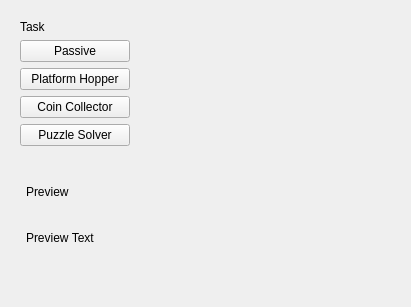
<?xml version="1.0" encoding="UTF-8"?>
<ui version="4.0">
 <class>TaskTab</class>
 <widget class="QWidget" name="TaskTab">
  <property name="geometry">
   <rect>
    <x>0</x>
    <y>0</y>
    <width>411</width>
    <height>307</height>
   </rect>
  </property>
  <property name="windowTitle">
   <string>Form</string>
  </property>
  <layout class="QGridLayout" name="gridLayout">
   <item row="0" column="0">
    <widget class="QWidget" name="widget_2" native="true">
     <property name="sizePolicy">
      <sizepolicy hsizetype="Preferred" vsizetype="Preferred">
       <horstretch>1</horstretch>
       <verstretch>0</verstretch>
      </sizepolicy>
     </property>
     <layout class="QVBoxLayout" name="verticalLayout">
      <item>
       <widget class="QLabel" name="label">
        <property name="sizePolicy">
         <sizepolicy hsizetype="Minimum" vsizetype="Fixed">
          <horstretch>0</horstretch>
          <verstretch>0</verstretch>
         </sizepolicy>
        </property>
        <property name="text">
         <string>Task</string>
        </property>
       </widget>
      </item>
      <item>
       <widget class="QPushButton" name="passiveButton">
        <property name="text">
         <string>Passive</string>
        </property>
       </widget>
      </item>
      <item>
       <widget class="QPushButton" name="pushButton_3">
        <property name="text">
         <string>Platform Hopper</string>
        </property>
       </widget>
      </item>
      <item>
       <widget class="QPushButton" name="pushButton_4">
        <property name="text">
         <string>Coin Collector</string>
        </property>
       </widget>
      </item>
      <item>
       <widget class="QPushButton" name="pushButton">
        <property name="text">
         <string>Puzzle Solver</string>
        </property>
       </widget>
      </item>
      <item>
       <layout class="QVBoxLayout" name="verticalLayout_3">
        <property name="leftMargin">
         <number>6</number>
        </property>
        <property name="topMargin">
         <number>6</number>
        </property>
        <property name="rightMargin">
         <number>6</number>
        </property>
        <property name="bottomMargin">
         <number>6</number>
        </property>
        <item>
         <widget class="QLabel" name="taskPreview">
          <property name="sizePolicy">
           <sizepolicy hsizetype="Preferred" vsizetype="Preferred">
            <horstretch>0</horstretch>
            <verstretch>4</verstretch>
           </sizepolicy>
          </property>
          <property name="text">
           <string>Preview</string>
          </property>
         </widget>
        </item>
        <item>
         <widget class="QLabel" name="label_15">
          <property name="sizePolicy">
           <sizepolicy hsizetype="Preferred" vsizetype="Preferred">
            <horstretch>0</horstretch>
            <verstretch>3</verstretch>
           </sizepolicy>
          </property>
          <property name="text">
           <string>Preview Text</string>
          </property>
          <property name="textFormat">
           <enum>Qt::RichText</enum>
          </property>
          <property name="alignment">
           <set>Qt::AlignLeading|Qt::AlignLeft|Qt::AlignTop</set>
          </property>
          <property name="wordWrap">
           <bool>true</bool>
          </property>
         </widget>
        </item>
       </layout>
      </item>
     </layout>
    </widget>
   </item>
   <item row="0" column="1">
    <widget class="QWidget" name="widget" native="true">
     <property name="sizePolicy">
      <sizepolicy hsizetype="Preferred" vsizetype="Preferred">
       <horstretch>2</horstretch>
       <verstretch>0</verstretch>
      </sizepolicy>
     </property>
    </widget>
   </item>
  </layout>
 </widget>
 <resources/>
 <connections/>
</ui>
